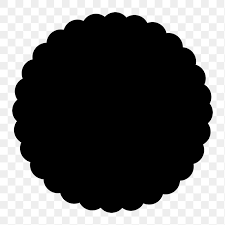
#> input picture images/circle.png, 225 x 225 px
$ python ShapeDetection.py
#> lines starting #> are read from the running program, lines starting #| are printed output that depends on the picture; after the words box and inside, x2 and y2 are one past the last pixel; in counts of white or black regions, pixels touching at a corner belong together
import cv2

img = cv2.imread("../images/circle.png")
#> img is the input picture: shape (225, 225, 3); min 0, max 255, mean 96.8
gray = cv2.cvtColor(img,cv2.COLOR_BGR2GRAY)

ret, thresh = cv2.threshold(gray, 127, 255, cv2.THRESH_BINARY)
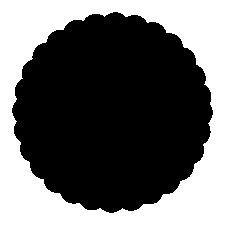
#> thresh: shape (225, 225); 39.3% white; 1 white region
countours,heirarchy = cv2.findContours(thresh,cv2.RETR_TREE,cv2.CHAIN_APPROX_SIMPLE)
#> countours = 2 contours; box (x1, y1, x2, y2) and area: (0, 0, 225, 225) 50176, (11, 11, 214, 214) 31040
img_copy = img.copy()
cv2.drawContours(img_copy,countours,1,(0,0,200),2)
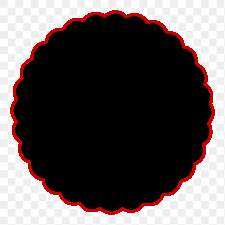
#> img_copy: shape (225, 225, 3); 4.58% of pixels changed, all inside (x1, y1, x2, y2) = (10, 10, 215, 215)

cv2.imshow("Countours Image",img_copy)
cv2.imshow("Original Image",img)
cv2.imshow("Grayscale Image",gray)
cv2.waitKey(0)
cv2.destroyAllWindows()
